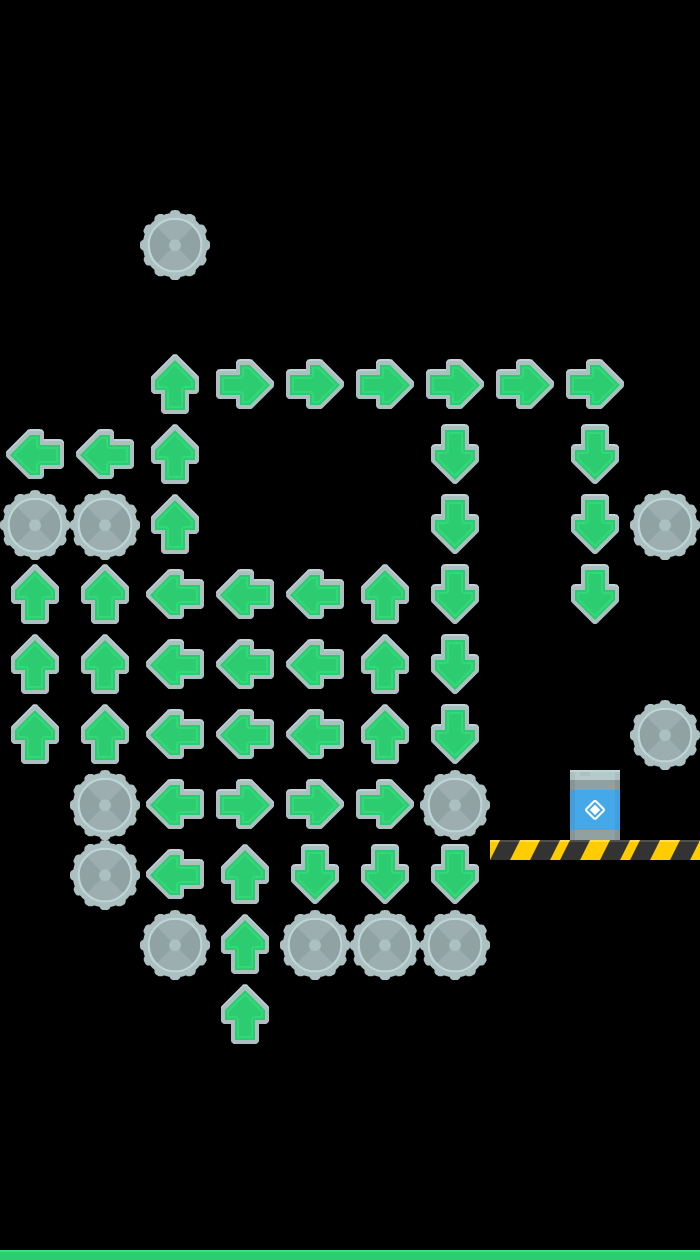

A level layout from a 2D game, rendered from its tile map. Below: a short description, then the map file with its tile-grid data intact:
An orthogonal 10x18 tile map with 70x70 px tiles, 1 tile layer (Tile Layer 1) and 24 objects (8x danger, 4x arrow_up, 3x arrow_left, 3x arrow_down, 2x arrow_right, ...).

<map version="1.4" tiledversion="1.4.3" orientation="orthogonal" renderorder="right-down" width="10" height="18" tilewidth="70" tileheight="70" infinite="0" nextlayerid="5" nextobjectid="30">
 <tileset firstgid="1" source="Rocket.tsx" />
 <layer id="1" name="Tile Layer 1" width="10" height="18">
  <data encoding="csv">
0,0,0,0,0,0,0,0,0,0,
0,0,0,0,0,0,0,0,0,0,
0,0,0,0,0,0,0,0,0,0,
0,0,67,0,0,0,0,0,0,0,
0,0,0,0,0,0,0,0,0,0,
0,0,84,70,70,70,70,70,70,0,
98,98,84,0,0,0,112,0,112,0,
67,67,84,0,0,0,112,0,112,67,
84,84,98,98,98,84,112,0,112,0,
84,84,98,98,98,84,112,0,0,0,
84,84,98,98,98,84,112,0,0,67,
0,67,98,70,70,70,67,0,90,0,
0,67,98,84,112,112,112,64,64,64,
0,0,67,84,67,67,67,0,0,0,
0,0,0,84,0,0,0,0,0,0,
0,0,0,0,0,0,0,0,0,0,
0,0,0,0,0,0,0,0,0,0,
11,11,11,11,11,11,11,11,11,11
</data>
 </layer>
 <objectgroup id="3" name="objects">
  <object id="1" name="player" x="242.667" y="1168" width="22.6667" height="26.6667" />
  <object id="2" name="exit" x="574.999" y="771.172" width="41.1705" height="53.9186" />
  <object id="10" name="arrow_up" x="0.666667" y="561.333" width="139.333" height="208.667" />
  <object id="11" name="arrow_left" x="142" y="563.333" width="66" height="344.667" />
  <object id="12" name="arrow_left" x="211.333" y="561.333" width="136" height="206" />
  <object id="13" name="arrow_up" x="211.333" y="842.667" width="66" height="204" />
  <object id="14" name="arrow_right" x="211.333" y="772" width="208" height="66.6667" />
  <object id="15" name="arrow_down" x="281.333" y="844.667" width="202" height="63.3333" />
  <object id="16" name="arrow_up" x="351.333" y="564.667" width="68.6667" height="200.667" />
  <object id="17" name="arrow_down" x="423.333" y="420" width="63.3333" height="344" />
  <object id="18" name="arrow_up" x="142" y="350.667" width="65.3333" height="208" />
  <object id="19" name="arrow_left" x="2" y="421.333" width="136.667" height="65.3333" />
  <object id="20" name="arrow_right" x="210.667" y="350.667" width="422" height="67.3333" />
  <object id="21" name="arrow_down" x="565.333" y="418.667" width="59.3333" height="204.667" />
 </objectgroup>
 <objectgroup id="4" name="physics">
  <object id="7" name="collision" x="489.981" y="839.958" width="210" height="21.3333" />
  <object id="8" name="collision" x="1" y="1250" width="704" height="24" />
  <object id="22" name="danger" x="4.66667" y="494" width="133.333" height="63.3333" />
  <object id="23" name="danger" x="73.3333" y="776" width="64" height="130.667" />
  <object id="24" name="danger" x="142.667" y="914" width="64.6667" height="62.6667" />
  <object id="25" name="danger" x="284" y="914" width="203.333" height="60.6667" />
  <object id="26" name="danger" x="423.333" y="775.333" width="63.3333" height="60" />
  <object id="27" name="danger" x="634" y="704" width="64" height="63.3333" />
  <object id="28" name="danger" x="634" y="493.333" width="63.3333" height="64" />
  <object id="29" name="danger" x="144" y="214" width="62.6667" height="61.3333" />
 </objectgroup>
</map>
